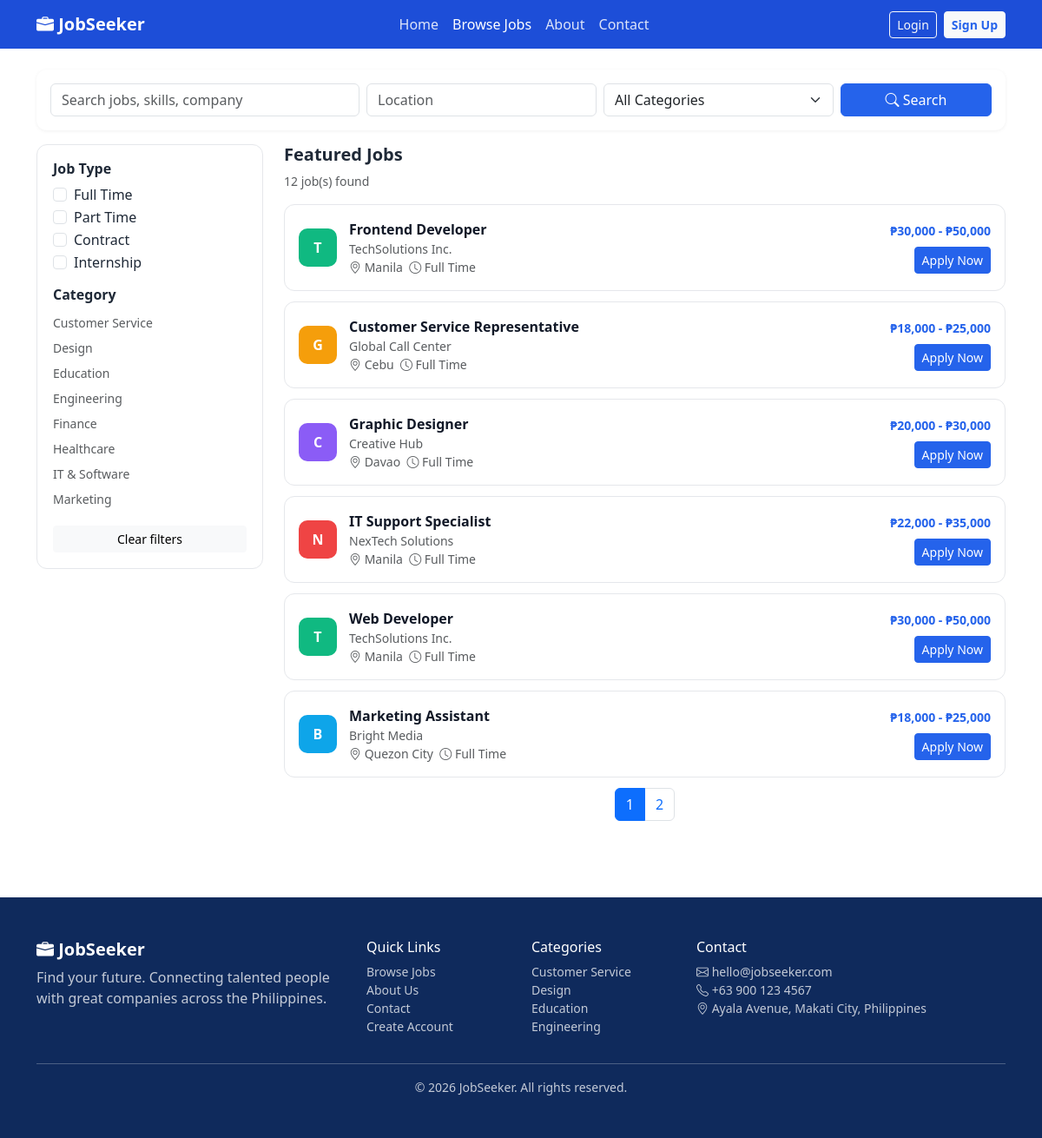
/jobs.php, run on the app's committed database.
### tables this page shows
CREATE TABLE job_categories (
  id INT AUTO_INCREMENT PRIMARY KEY,
  name VARCHAR(100) NOT NULL UNIQUE,
  created_at TIMESTAMP DEFAULT CURRENT_TIMESTAMP
);

CREATE TABLE jobs (
  id INT AUTO_INCREMENT PRIMARY KEY,
  company_id INT NOT NULL, category_id INT NULL, posted_by INT NULL,
  title VARCHAR(150) NOT NULL, description TEXT NOT NULL, requirements TEXT,
  location VARCHAR(100) NOT NULL,
  job_type ENUM('Full Time','Part Time','Contract','Internship') NOT NULL DEFAULT 'Full Time',
  salary_min INT NULL, salary_max INT NULL,
  status ENUM('open','closed','draft') NOT NULL DEFAULT 'open',
  is_featured TINYINT(1) NOT NULL DEFAULT 0,
  deadline DATE NULL,
  created_at TIMESTAMP DEFAULT CURRENT_TIMESTAMP,
  updated_at TIMESTAMP DEFAULT CURRENT_TIMESTAMP ON UPDATE CURRENT_TIMESTAMP,
  INDEX idx_status (status), INDEX idx_location (location), INDEX idx_type (job_type), FULLTEXT idx_search (title, description),
  FOREIGN KEY (company_id) REFERENCES companies(id) ON DELETE CASCADE,
  FOREIGN KEY (category_id) REFERENCES job_categories(id) ON DELETE SET NULL,
  FOREIGN KEY (posted_by) REFERENCES users(id) ON DELETE SET NULL
);

CREATE TABLE companies (
  id INT AUTO_INCREMENT PRIMARY KEY,
  name VARCHAR(150) NOT NULL, industry VARCHAR(100), location VARCHAR(100), website VARCHAR(150), description TEXT,
  created_at TIMESTAMP DEFAULT CURRENT_TIMESTAMP,
  updated_at TIMESTAMP DEFAULT CURRENT_TIMESTAMP ON UPDATE CURRENT_TIMESTAMP,
  INDEX idx_name (name)
);

CREATE TABLE system_settings (
  id INT AUTO_INCREMENT PRIMARY KEY,
  setting_key VARCHAR(80) NOT NULL UNIQUE, setting_value TEXT,
  updated_at TIMESTAMP DEFAULT CURRENT_TIMESTAMP ON UPDATE CURRENT_TIMESTAMP
);

### includes/auth.php (called while the page is built, shortened)
<?php
require_once __DIR__ . '/functions.php';
function user() {
    static $u = null;
    return $u ?: null;
}

### jobs.php (the view, shortened to what this page needs)
<?php
require_once __DIR__ . '/includes/auth.php';
$layout = !empty($forceDash) ? 'dash' : 'public';
$qv = trim($_GET['q'] ?? ''); $loc = trim($_GET['location'] ?? ''); $cat = (int)($_GET['category'] ?? 0);
$types = array_values(array_intersect($_GET['type'] ?? [], JOB_TYPES));
$w = ["j.status='open'", '(j.deadline IS NULL OR j.deadline >= CURDATE())']; $p = [];
$where = ' WHERE ' . implode(' AND ', $w);
$per = max(3, (int)setting('jobs_per_page', 6)); $page = page_no();
$total = (int)val('SELECT COUNT(*) FROM jobs j JOIN companies c ON c.id=j.company_id' . $where, $p);
$jobs = rows(JOB_SELECT . $where . ' ORDER BY j.is_featured DESC, j.created_at DESC LIMIT ' . $per . ' OFFSET ' . (($page - 1) * $per), $p);
$saved = saved_ids();
echo '<div class="text-muted small mb-3">' . $total . ' job(s) found</div>';
foreach ($jobs as $j) echo job_card($j, $saved);
echo pager($total, $per, $page);
$listHtml = ob_get_clean();
$cats = rows('SELECT id, name FROM job_categories ORDER BY name');
include ROOT_PATH . '/includes/header.php';
?>
<div class="<?= $layout === 'public' ? 'container py-4' : '' ?>">
<form id="filterForm" method="get">
  <div class="card p-3 mb-3"><div class="row g-2">
    <div class="col-md-4"><input type="search" name="q" class="form-control" placeholder="Search jobs, skills, company" value="<?= e($qv) ?>"></div>
    <div class="col-md-3"><input type="search" name="location" class="form-control" placeholder="Location" value="<?= e($loc) ?>" list="locList"></div>
    <div class="col-6 col-md-3"><select name="category" class="form-select"><option value="0">All Categories</option></select></div>
    <div class="col-6 col-md-2 d-grid"><button class="btn btn-primary"><i class="bi bi-search"></i> Search</button></div>
  </div></div>
  <div class="row">
    <div class="col-lg-3 mb-3">
      <div class="collapse d-lg-block" id="filters"><div class="filter-box">
        <h6 class="fw-bold">Job Type</h6>
        <?php foreach (JOB_TYPES as $t): ?><div class="form-check"><input class="form-check-input" type="checkbox" name="type[]" value="<?= $t ?>" id="t<?= md5($t) ?>" <?= in_array($t, $types) ? 'checked' : '' ?>><label class="form-check-label" for="t<?= md5($t) ?>"><?= $t ?></label></div><?php endforeach; ?>
        <h6 class="fw-bold mt-3">Category</h6>
        <?php foreach ($cats as $c): ?><a class="d-block text-decoration-none small py-1 <?= $cat == $c['id'] ? 'fw-bold' : 'text-muted' ?>" href="?category=<?= $c['id'] ?>"><?= e($c['name']) ?></a><?php endforeach; ?>
        <a href="<?= e($self = basename($_SERVER['SCRIPT_NAME'])) ?>" class="btn btn-sm btn-light w-100 mt-3">Clear filters</a>
      </div></div>
    </div>
    <div class="col-lg-9"><h5 class="fw-bold">Featured Jobs</h5><div id="jobList"><?= $listHtml ?></div></div>
  </div>
</form></div>
<?php include ROOT_PATH . '/includes/footer.php'; ?>

### includes/functions.php (shortened to what this page needs)
<?php
require_once __DIR__ . '/../config/config.php';
function e($v) { return htmlspecialchars((string)$v, ENT_QUOTES, 'UTF-8'); }
function url($p = '') { return BASE_URL . '/' . ltrim($p, '/'); }
function q($sql, $p = []) { global $pdo; $s = $pdo->prepare($sql); $s->execute($p); return $s; }
function rows($sql, $p = []) { return q($sql, $p)->fetchAll(); }
function val($sql, $p = []) { return q($sql, $p)->fetchColumn(); }
function setting($key, $default = '') { $v = val('SELECT setting_value FROM system_settings WHERE setting_key=?', [$key]); return $v === false ? $default : $v; }
function money($n) { return '₱' . number_format((float)$n); }
function salary($j) { return $j['salary_min'] ? money($j['salary_min']) . ' - ' . money($j['salary_max']) : 'Negotiable'; }
function company_logo($j, $size = 44) {
    $colors = ['#2563EB', '#10B981', '#F59E0B', '#8B5CF6', '#EF4444', '#0EA5E9'];
    return '<span class="co-logo" style="width:' . $size . 'px;height:' . $size . 'px;background:' . $colors[($j['company_id'] ?? 0) % 6] . '">' . e(strtoupper(substr($j['company_name'], 0, 1))) . '</span>';
}
function pager($total, $per, $page) {
    $pages = max(1, (int)ceil($total / $per));
    $qs = $_GET; unset($qs['ajax']);
    $h = '<nav><ul class="pagination justify-content-center flex-wrap">';
    for ($i = 1; $i <= $pages; $i++) { $qs['page'] = $i; $h .= '<li class="page-item' . ($i == $page ? ' active' : '') . '"><a class="page-link" href="?' . e(http_build_query($qs)) . '">' . $i . '</a></li>'; }
    return $h . '</ul></nav>';
}
function page_no() { return max(1, (int)($_GET['page'] ?? 1)); }
function saved_ids() {
    if (($_SESSION['role'] ?? '') !== 'seeker') return [];
    return array_column(rows('SELECT job_id FROM saved_jobs WHERE user_id=?', [$_SESSION['uid']]), 'job_id');
}
function job_card($j, $saved = []) {
    ob_start(); ?>
    <div class="job-card">
      <?= company_logo($j) ?>
      <div class="flex-grow-1 min-w-0">
        <a href="<?= url('job-details.php?id=' . $j['id']) ?>" class="job-title"><?= e($j['title']) ?></a>
        <div class="text-muted small"><?= e($j['company_name']) ?></div>
        <div class="small text-muted"><i class="bi bi-geo-alt"></i> <?= e($j['location']) ?> &nbsp;<i class="bi bi-clock"></i> <?= e($j['job_type']) ?></div>
      </div>
      <div class="text-end">
        <div class="fw-semibold small text-primary mb-2"><?= salary($j) ?></div>
        <a href="<?= url('job-details.php?id=' . $j['id']) ?>" class="btn btn-sm btn-primary">Apply Now</a>
      </div>
    </div>
    <?php return ob_get_clean();
}

### includes/header.php (shortened to what this page needs)
<?php
$layout = $layout ?? 'public';
?><!DOCTYPE html>
<html lang="en">
<head>
<link href="https://cdn.jsdelivr.net/npm/bootstrap@5.3.3/dist/css/bootstrap.min.css" rel="stylesheet">
<link href="https://cdn.jsdelivr.net/npm/bootstrap-icons@1.11.3/font/bootstrap-icons.min.css" rel="stylesheet">
<link href="<?= url('assets/css/style.css') ?>" rel="stylesheet">
</head>
<body class="layout-<?= e($layout) ?>">
<?php
if ($layout === 'public') {
    include __DIR__ . '/navbar.php';
} elseif ($layout === 'dash') {
    include __DIR__ . '/sidebar.php';
    show_flash();
}

### includes/navbar.php (shortened to what this page needs)
<?php $self = basename($_SERVER['SCRIPT_NAME']); $nu = user(); ?>
<nav class="navbar navbar-expand-lg navbar-dark js-nav sticky-top">
  <div class="container">
    <a class="navbar-brand fw-bold" href="<?= url('index.php') ?>"><i class="bi bi-briefcase-fill"></i> JobSeeker</a>
    <div class="collapse navbar-collapse" id="mainNav">
      <ul class="navbar-nav mx-auto">
        <?php foreach (['index.php' => 'Home', 'jobs.php' => 'Browse Jobs', 'about.php' => 'About', 'contact.php' => 'Contact'] as $f => $l): ?>
          <li class="nav-item"><a class="nav-link <?= $self === $f ? 'active' : '' ?>" href="<?= url($f) ?>"><?= $l ?></a></li>
        <?php endforeach; ?>
      </ul>
      <div class="d-flex gap-2 pb-2 pb-lg-0">
        <?php if ($nu): ?>
          <a class="btn btn-light btn-sm" href="<?= url(home_for($nu['role'])) ?>"><i class="bi bi-speedometer2"></i> Dashboard</a>
          <a class="btn btn-outline-light btn-sm" href="<?= url('logout.php') ?>">Logout</a>
        <?php else: ?>
          <a class="btn btn-outline-light btn-sm" href="<?= url('login.php') ?>">Login</a>
          <a class="btn btn-light btn-sm text-primary fw-semibold" href="<?= url('register.php') ?>">Sign Up</a>
        <?php endif; ?>
      </div>
    </div>
  </div>
</nav>

### includes/footer.php (shortened to what this page needs)
<?php $layout = $layout ?? 'public'; ?>
<?php if ($layout === 'dash'): ?>
    </main>
  </div>
</div>
<?php elseif ($layout === 'public'): ?>
<footer class="site-footer mt-5">
  <div class="container py-5">
    <div class="row g-4">
      <div class="col-lg-4"><h5 class="fw-bold"><i class="bi bi-briefcase-fill"></i> JobSeeker</h5><p class="opacity-75">Find your future. Connecting talented people with great companies across the Philippines.</p></div>
      <div class="col-6 col-lg-2"><h6>Quick Links</h6><ul class="list-unstyled small">
        <li><a href="<?= url('jobs.php') ?>">Browse Jobs</a></li><li><a href="<?= url('about.php') ?>">About Us</a></li><li><a href="<?= url('contact.php') ?>">Contact</a></li><li><a href="<?= url('register.php') ?>">Create Account</a></li></ul></div>
      <div class="col-6 col-lg-2"><h6>Categories</h6><ul class="list-unstyled small">
        <?php foreach (rows('SELECT id,name FROM job_categories ORDER BY name LIMIT 4') as $c): ?><li><a href="<?= url('jobs.php?category=' . $c['id']) ?>"><?= e($c['name']) ?></a></li><?php endforeach; ?></ul></div>
      <div class="col-lg-4"><h6>Contact</h6><ul class="list-unstyled small opacity-75">
        <li><i class="bi bi-envelope"></i> <?= e(setting('contact_email')) ?></li><li><i class="bi bi-telephone"></i> <?= e(setting('contact_phone')) ?></li><li><i class="bi bi-geo-alt"></i> <?= e(setting('contact_address')) ?></li></ul></div>
    </div>
    <hr class="opacity-25"><div class="small opacity-75 text-center">&copy; <?= date('Y') ?> JobSeeker. All rights reserved.</div>
  </div>
</footer>
<?php endif; ?>
</body>
</html>

### assets/css/style.css (style rules this page uses)
:root { --primary:#2563EB;--primary-dark:#1d4ed8;--navy:#0f2a5c;--navy2:#143570;--success:#10B981;--warning:#F59E0B;--danger:#EF4444;--gray:#6B7280;--bg:#F3F4F6 }
body { font-family:'Segoe UI',system-ui,-apple-system,Roboto,sans-serif;background:#fff;color:#1f2937 }
.min-w-0 { min-width:0 }
.btn-primary { --bs-btn-bg:var(--primary);--bs-btn-border-color:var(--primary);--bs-btn-hover-bg:var(--primary-dark);--bs-btn-hover-border-color:var(--primary-dark) }
.text-primary { color:var(--primary)!important }
.js-nav { background:var(--primary-dark) }
.js-nav .nav-link { color:rgba(255,255,255,.85);font-weight:500 }
.js-nav .nav-link.active,.js-nav .nav-link:hover { color:#fff }
.job-card { display:flex;gap:14px;align-items:center;background:#fff;border:1px solid #e5e7eb;border-radius:12px;padding:16px;margin-bottom:12px;transition:.2s }
.job-title { font-weight:700;color:#111827;text-decoration:none }
.co-logo { display:inline-flex;align-items:center;justify-content:center;border-radius:10px;color:#fff;font-weight:700;flex-shrink:0 }
.filter-box { background:#fff;border:1px solid #e5e7eb;border-radius:12px;padding:18px }
.card { border:0;border-radius:12px;box-shadow:0 1px 4px rgba(0,0,0,.06) }
.site-footer { background:var(--navy);color:#fff }
.site-footer a { color:rgba(255,255,255,.75);text-decoration:none }

### data on the page
job_categories: name "Customer Service"
job_categories: name "Design"
job_categories: name "Education"
job_categories: name "Engineering"
job_categories: name "Finance"
job_categories: name "Healthcare"
job_categories: name "IT & Software"
job_categories: name "Marketing"
jobs: company.name "T", title "Frontend Developer", company.name "TechSolutions Inc.", location "Manila", job_type "Full Time", salary($j) "₱30,000 - ₱50,000"
jobs: company.name "G", title "Customer Service Representative", company.name "Global Call Center", location "Cebu", job_type "Full Time", salary($j) "₱18,000 - ₱25,000"
jobs: company.name "C", title "Graphic Designer", company.name "Creative Hub", location "Davao", job_type "Full Time", salary($j) "₱20,000 - ₱30,000"
jobs: company.name "N", title "IT Support Specialist", company.name "NexTech Solutions", location "Manila", job_type "Full Time", salary($j) "₱22,000 - ₱35,000"
jobs: company.name "T", title "Web Developer", company.name "TechSolutions Inc.", location "Manila", job_type "Full Time", salary($j) "₱30,000 - ₱50,000"
jobs: company.name "B", title "Marketing Assistant", company.name "Bright Media", location "Quezon City", job_type "Full Time", salary($j) "₱18,000 - ₱25,000"
system_settings: setting_value "hello@jobseeker.com"
system_settings: setting_value "+63 900 123 4567"
system_settings: setting_value "Ayala Avenue, Makati City, Philippines"

### other printed values
$l "Home"
$l "Browse Jobs"
$l "About"
$l "Contact"
$t "Full Time"
$t "Part Time"
$t "Contract"
$t "Internship"
$total "12"
